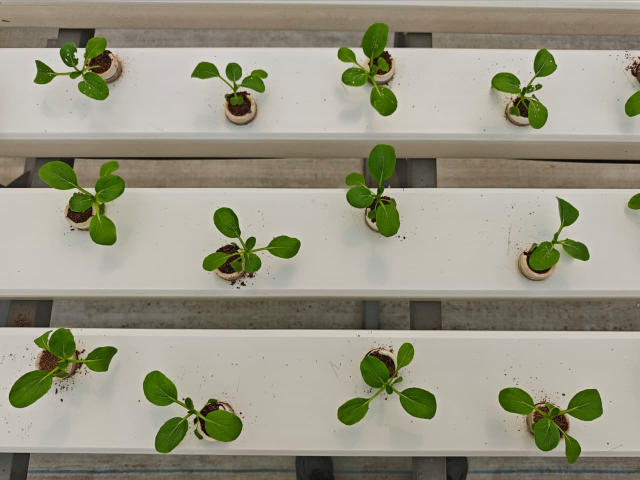
#> input picture leaf-image/veg_1/IMG_7993.JPG, 1280 x 960 px (shown at 1/2 size); its folder holds only this picture in this run
$ python process_all_images.py
#> lines starting #> are read from the running program, lines starting #| are printed output that depends on the picture; after the words box and inside, x2 and y2 are one past the last pixel; in counts of white or black regions, pixels touching at a corner belong together
import cv2
import numpy as np
import glob
import os

# Find all JPG images in the leaf-image directory recursively
# Matches: leaf-image/veg_1/*.JPG, leaf-image/veg_2/*.JPG, etc.
image_paths = sorted(glob.glob("leaf-image/**/*.JPG", recursive=True))

print(f"Found {len(image_paths)} images to process.\n")
print(f"{'Folder':<10} | {'Image Name':<15} | {'Leaf Area (px)':<15} | {'Mean PC1 (intensity)':<20}")
print("-" * 68)

for img_path in image_paths:
    # 1. Read the image
    img = cv2.imread(img_path)
#> img is the input picture: shape (960, 1280, 3); mean B, G, R 131.6, 150.3, 152.6
    if img is None:
        print(f"Error loading {img_path}")
        continue

    # 2. Convert BGR to Lab and extract channels
    img_lab = cv2.cvtColor(img, cv2.COLOR_BGR2Lab)
#> img_lab: shape (960, 1280, 3); mean of channels 0, 1, 2 156.8, 125.7, 138.2
    l_channel, a_channel, b_channel = cv2.split(img_lab)
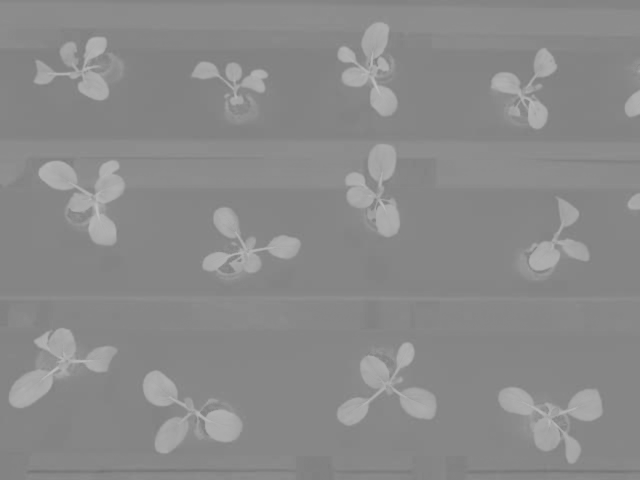
#> b_channel: shape (960, 1280) (shown at 1/2 size); min 114, max 193, mean 138.2

    # Extract Hue and Saturation channels from HSV space
    img_hsv = cv2.cvtColor(img, cv2.COLOR_BGR2HSV)
#> img_hsv: shape (960, 1280, 3); mean H, S, V 23.8, 51.4, 155.5
    h_channel, s_channel, _ = cv2.split(img_hsv)
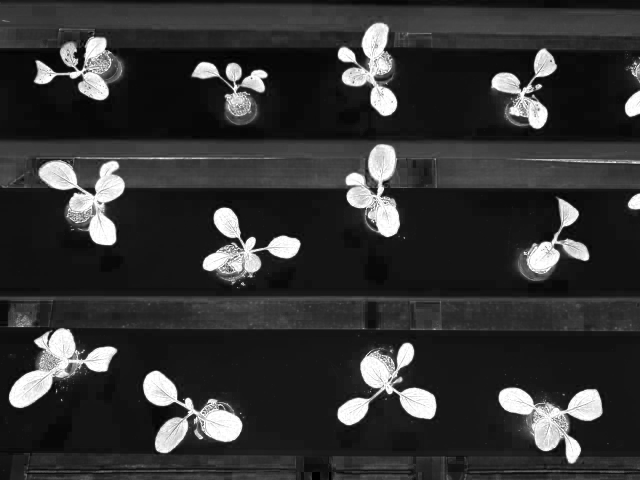
#> s_channel: shape (960, 1280) (shown at 1/2 size); min 0, max 255, mean 51.4

    # 3. Stack all 5 channels and standardize before PCA to prevent lightness dominance
    channels = [l_channel, a_channel, b_channel, s_channel, h_channel]
    flats = []
    for ch in channels:
        ch_f = ch.astype(np.float32)
        std = ch_f.std()
        ch_norm = (ch_f - ch_f.mean()) / (std if std > 1e-8 else 1.0)
        flats.append(ch_norm.reshape(-1, 1))
#> this loop made 5 passes
#> std on passes 1 to 5: 47.55, 7.18, 9.94, 62.73, 9.45
#> pass 2, `ch_norm = (ch_f - ch_f.mean()) / (std if std > 1e-8 else 1.0)`:
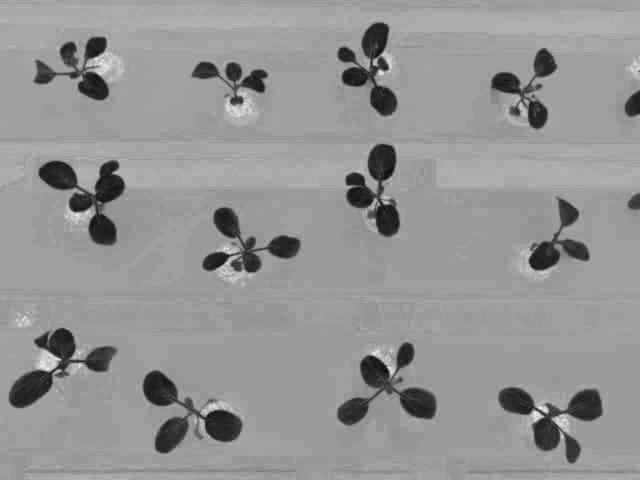
#> ch_norm: shape (960, 1280) float32 (shown at 1/2 size); min -4.55, max 3.25, mean 9.83e-07; drawn with min black and max white
#> after the loop, flats = 5 items
    color_features = np.hstack(flats)

    # 4. Perform PCA to isolate the axis of maximum variation (PC1)
    mean, eigenvectors, eigenvalues = cv2.PCACompute2(color_features, mean=None)
#> mean = [[4.96e-06, -0.000131, -2.58e-05, 1.02e-05, 0.000434]]; eigenvectors = [[-0.349, -0.488, 0.5, 0.511, 0.359], [0.7, -0.326, -0.0463, -0.208, 0.599], [-0.536, 0.249, -0.416, -0.188, 0.665], [0.272, 0.763, 0.345, 0.395, 0.261], [-0.163, 0.103, 0.675, -0.71, 0.0522]]; eigenvalues = [3.5, 0.827, 0.562, 0.0757, 0.0404]
    projected = cv2.PCAProject(color_features, mean, eigenvectors)
    pc1 = projected[:, 0].reshape(a_channel.shape)
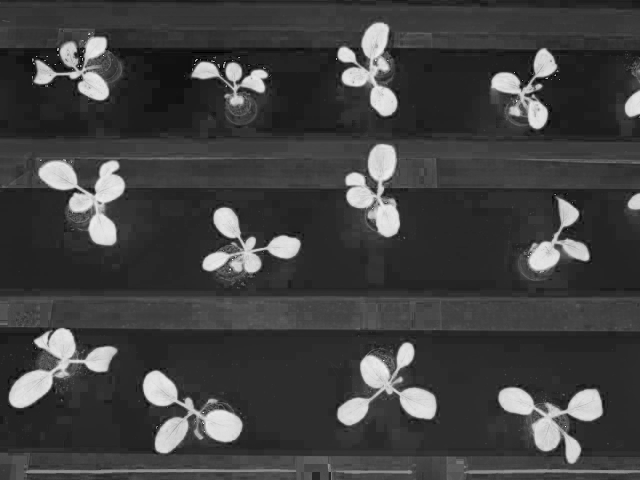
#> pc1: shape (960, 1280) float32 (shown at 1/2 size); min -2.48, max 7.28, mean -0.000212; drawn with min black and max white

    # 5. Polarity correction: green vegetation has low values in a_channel
    correlation = np.corrcoef(pc1.ravel(), a_channel.ravel())[0, 1]
#> correlation = -0.913
    if correlation > 0:
        pc1 = -pc1

    # 6. Scale PC1 to 0-255 range for consistent thresholding
    pc1_min = pc1.min()
#> pc1_min = -2.48
    pc1_max = pc1.max()
#> pc1_max = 7.28
    pc1_scaled = np.uint8(255 * (pc1 - pc1_min) / (pc1_max - pc1_min + 1e-8))

    # 7. Perform Otsu's thresholding to isolate leaf pixels
    ret, thresh = cv2.threshold(pc1_scaled, 0, 255, cv2.THRESH_BINARY + cv2.THRESH_OTSU)
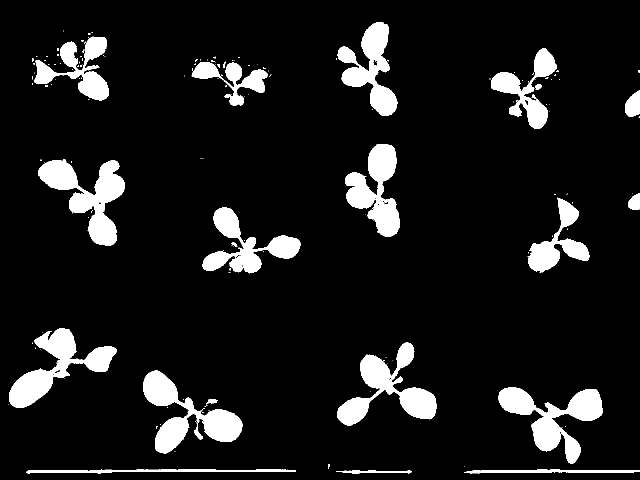
#> thresh: shape (960, 1280) (shown at 1/2 size); 9.9% white; 167 white regions (143 under 20 px), largest, box (x1, y1, x2, y2) and area: (77, 319, 250, 491) 12287, (286, 741, 485, 907) 12113, (997, 775, 1205, 927) 11962
#> ret = 125

    # 8. Clean up noise using a 5x5 elliptical kernel (Opening + Closing)
    kernel = cv2.getStructuringElement(cv2.MORPH_ELLIPSE, (5, 5))
    cleaned = cv2.morphologyEx(thresh, cv2.MORPH_OPEN, kernel)
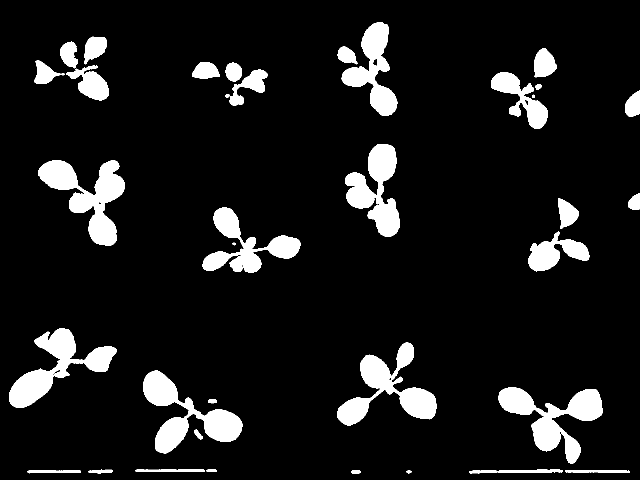
#> cleaned: shape (960, 1280) (shown at 1/2 size); 9.7% white; 39 white regions, largest, box (x1, y1, x2, y2) and area: (77, 321, 250, 491) 12250, (997, 775, 1205, 927) 11936, (286, 741, 485, 907) 11835
    cleaned = cv2.morphologyEx(cleaned, cv2.MORPH_CLOSE, kernel)
#> cleaned: shape (960, 1280); 9.7% white; 32 white regions (1 under 20 px)

    # 8.5 Post-processing: Filter out background/gulley lines geometrically
    contours, _ = cv2.findContours(cleaned, cv2.RETR_EXTERNAL, cv2.CHAIN_APPROX_SIMPLE)
#> contours = 32 contours, 2 with area under 20; largest, box (x1, y1, x2, y2) and area: (77, 321, 250, 491) 11934, (997, 775, 1205, 927) 11567, (286, 741, 485, 907) 11476, (675, 685, 873, 851) 11225, (18, 656, 234, 816) 11094
    filtered_mask = np.zeros_like(cleaned)
    for cnt in contours:
        area = cv2.contourArea(cnt)
        if area < 100 or area > 150000:
            continue
        x, y, w, h = cv2.boundingRect(cnt)
        aspect_ratio = float(w) / h
        # Ignore long horizontal lines or contours spanning most of the image width
        if w > 0.8 * img.shape[1] or aspect_ratio > 4.0 or aspect_ratio < 0.25:
            continue
        cv2.drawContours(filtered_mask, [cnt], -1, 255, -1)
#> this loop made 32 passes
#> (area, x, y, w, h, aspect_ratio) on passes 3, 4, 5, 6, 7, 8, 9, 10, 11, 12, 14, 15: (438, 55, 940, 107, 7, 15.29), (1308, 938, 939, 322, 8, 40.25), (215, 177, 939, 49, 8, 6.12), (606, 271, 938, 163, 6, 27.17), (147.5, 389, 859, 17, 20, 0.85), (107, 416, 798, 18, 9, 2), (11567, 997, 775, 208, 152, 1.37), (11476, 286, 741, 199, 166, 1.2), (11225, 675, 685, 198, 166, 1.19), (11094, 18, 656, 216, 160, 1.35), (4584.5, 1056, 463, 123, 80, 1.54), (8775.5, 405, 415, 196, 131, 1.5)
#> area on passes 1, 2, 20, 23: 87.5, 35, 22, 95.5
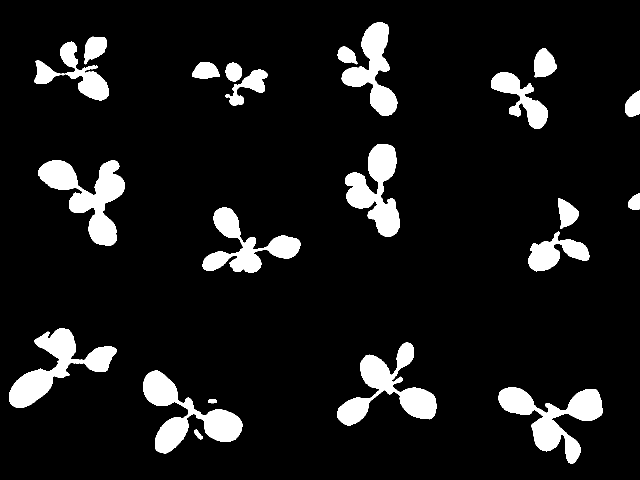
#> filtered_mask: shape (960, 1280) (shown at 1/2 size); 9.4% white; 22 white regions, largest, box (x1, y1, x2, y2) and area: (77, 321, 250, 491) 12306, (997, 775, 1205, 927) 11973, (286, 741, 485, 907) 11847
    cleaned = filtered_mask

    # 9. Calculate metrics:
    # - Leaf Area: Count of non-zero pixels in the cleaned mask
    leaf_area = np.count_nonzero(cleaned)
#> leaf_area = 115832

    # - Mean PC1 intensity of only the leaf pixels
    if leaf_area > 0:
        mean_pc1 = np.mean(pc1_scaled[cleaned == 255])
#> mean_pc1 = 205
    else:
        mean_pc1 = 0.0

    # Get folder name (e.g. veg_1) and file name (e.g. IMG_7993.JPG)
    parts = img_path.split(os.sep)
    folder = parts[-2] if len(parts) > 1 else "root"
    filename = parts[-1]

    print(f"{folder:<10} | {filename:<15} | {leaf_area:<15,} | {mean_pc1:<20.2f}")
#| veg_1      | IMG_7993.JPG    | 115,832         | 204.98
#> pass 2 of the loop `for img_path in image_paths:`:
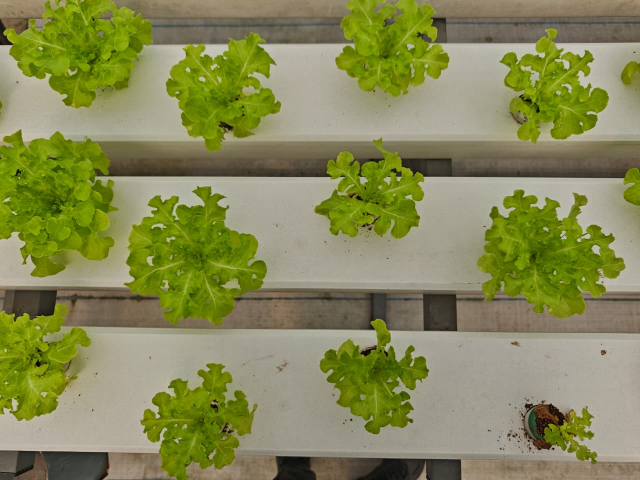
#> input picture leaf-image/veg_2/IMG_7995.JPG, 1280 x 960 px (shown at 1/2 size)
#> img is the input picture: shape (960, 1280, 3); mean B, G, R 84.9, 137, 133.9
#> img_lab: shape (960, 1280, 3); mean of channels 0, 1, 2 142.1, 119.9, 152.7
#> img_hsv: shape (960, 1280, 3); mean H, S, V 27.6, 109.6, 140.9
#> the loop `for ch in channels:` made 5 passes
#> std on passes 1 to 5: 34.76, 10.39, 20.29, 92.96, 7.35
#> mean = [[1.56e-06, -0.000109, 7.26e-05, -5.75e-05, -9.03e-05]]; eigenvectors = [[-0.162, -0.515, 0.511, 0.509, 0.434], [0.937, -0.164, 0.0544, -0.149, 0.266], [-0.249, 0.0844, -0.379, -0.319, 0.828], [0.11, 0.837, 0.356, 0.324, 0.236], [-0.149, 0.00877, 0.683, -0.715, -0.00919]]; eigenvalues = [3.58, 1.01, 0.37, 0.0296, 0.016]
#> correlation = -0.974
#> pc1_min = -3.55
#> pc1_max = 9.17
#> `ret, thresh = cv2.threshold(pc1_scaled, 0, 255, cv2.THRESH_BINARY + cv..`:
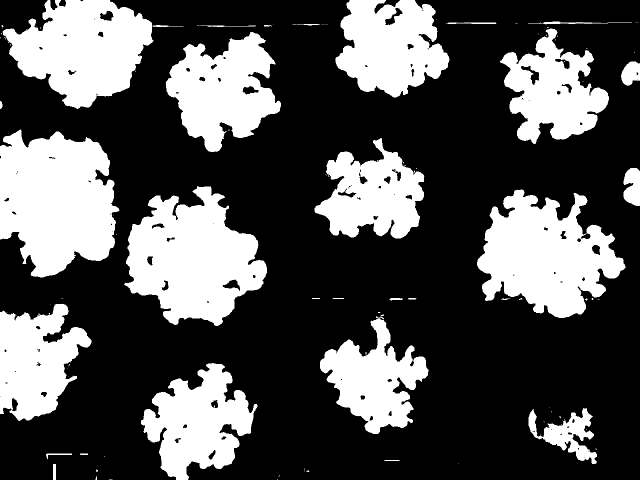
#> thresh: shape (960, 1280) (shown at 1/2 size); 32.7% white; 117 white regions (86 under 20 px), largest, box (x1, y1, x2, y2) and area: (0, 259, 239, 555) 52847, (248, 372, 534, 652) 49707, (954, 379, 1251, 636) 46377
#> ret = 84
#> kernel = [[0, 0, 1, 0, 0], [1, 1, 1, 1, 1], [1, 1, 1, 1, 1], [1, 1, 1, 1, 1], [0, 0, 1, 0, 0]]
#> contours = 20 contours, 2 with area under 20; largest, box (x1, y1, x2, y2) and area: (0, 260, 238, 555) 52396, (249, 373, 534, 652) 50122, (954, 379, 1251, 636) 46230, (6, 0, 306, 218) 41378, (332, 64, 562, 304) 32770
#> the loop `for cnt in contours:` made 20 passes
#> (area, x, y, w, h, aspect_ratio) on passes 1, 2, 4, 5, 6, 8, 9, 10: (152, 106, 928, 6, 32, 0.188), (5847, 1057, 817, 137, 111, 1.23), (30229, 282, 726, 225, 234, 0.962), (24913, 640, 636, 217, 232, 0.935), (27025, 0, 608, 183, 234, 0.782), (46229.5, 954, 379, 297, 257, 1.16), (50122.5, 249, 373, 285, 279, 1.02), (1948, 1247, 336, 33, 76, 0.434)
#> after the loop `for cnt in contours:`:
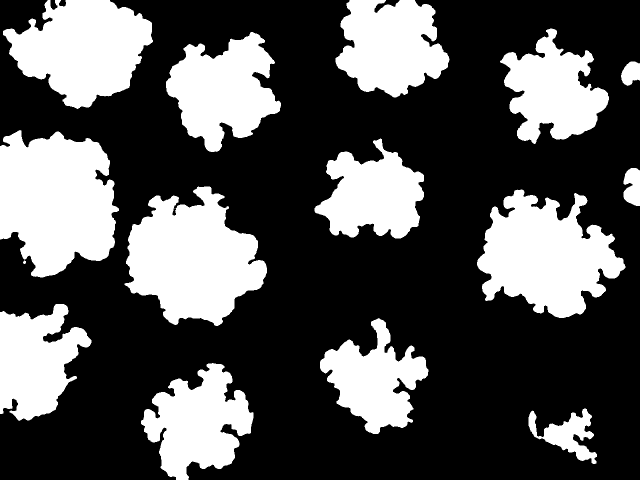
#> filtered_mask: shape (960, 1280) (shown at 1/2 size); 33% white; 14 white regions, largest, box (x1, y1, x2, y2) and area: (0, 260, 238, 555) 52970, (249, 373, 534, 652) 50713, (954, 379, 1251, 636) 46926
#> leaf_area = 405879
#> mean_pc1 = 122.3
#| veg_2      | IMG_7995.JPG    | 405,879         | 122.28
